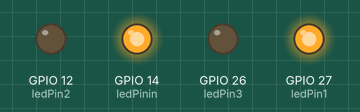
Recording of a sketch running on a simulated ESP32. On the bench: output pins drawn as LEDs (lit = HIGH).

Above: at 0.2 s.
At 1.2 s:
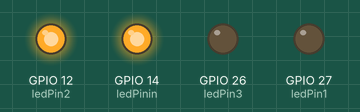
At 1.7 s:
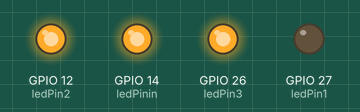
At 3.2 s:
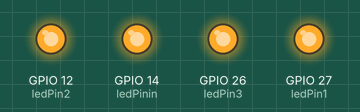
At 5.7 s:
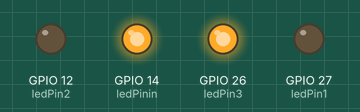
At 7.7 s:
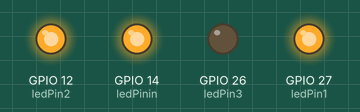
Timing chart, 0 to 8.1 s (numbered marks = the images above):
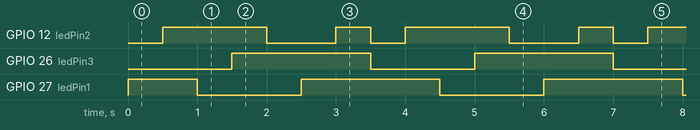

Measured:
- by itself, GPIO 12 (ledPin2): repeats every 3.5 s: LOW 1.0 s, HIGH 0.50 s, LOW 0.50 s, HIGH 1.5 s
- by itself, GPIO 26 (ledPin3): alternates HIGH for 2.0 s and LOW for 1.5 s
- by itself, GPIO 27 (ledPin1): repeats every 3.5 s: LOW 1.5 s, HIGH 2.0 s

The sketch:

Day2_RGB_LED_pattern.ino
```cpp
const int ledPin2 = 12;
const int ledPinin = 14;
const int ledPin1 = 27;
const int ledPin3 = 26;
const int Delay = 500;

void setup()
{
  Serial.begin(9600);
  pinMode(12, OUTPUT);
  pinMode(14, OUTPUT);
  pinMode(27, OUTPUT);
  pinMode(26, OUTPUT);
  digitalWrite(ledPinin, HIGH);
}

void loop()
{
  digitalWrite(ledPin1, HIGH);
  delay(Delay);
  digitalWrite(ledPin2, HIGH);
  delay(Delay);
  digitalWrite(ledPin1, LOW);
  delay(Delay);
  digitalWrite(ledPin3, HIGH);
  delay(Delay);
  digitalWrite(ledPin2, LOW);
  delay(Delay);
  digitalWrite(ledPin1, HIGH);
  delay(Delay);
  digitalWrite(ledPin2, HIGH);
  delay(Delay);
  digitalWrite(ledPin3, LOW);
  digitalWrite(ledPin2, LOW);
  digitalWrite(ledPin1, LOW);
}
```
